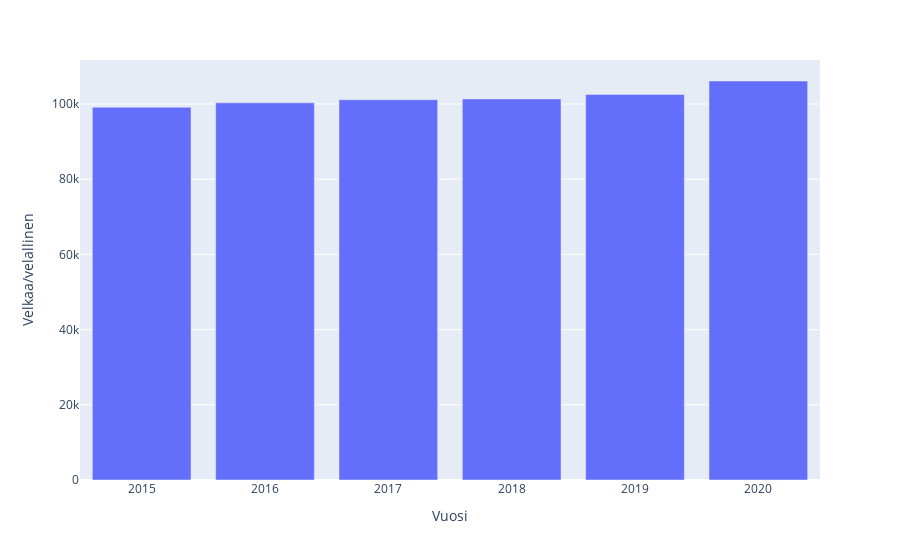

The code cell stored with this chart in its notebook:
### Code cell
fig4 = px.bar(as_velat_asuntokunta, x="Vuosi", y="Velkaa/velallinen")

fig4.show()

### Figure 1 — Plotly figure (JSON) as saved in the notebook; plotly's stock layout.template omitted (floating-point values rounded to 4 significant figures)
{"data": [{"alignmentgroup": "True", "hovertemplate": "Vuosi=%{x}<br>Velkaa/velallinen=%{y}<extra></extra>", "legendgroup": "", "marker": {"color": "#636efa", "pattern": {"shape": ""}}, "name": "", "offsetgroup": "", "orientation": "v", "showlegend": false, "textposition": "auto", "type": "bar", "x": [2015, 2016, 2017, 2018, 2019, 2020], "xaxis": "x", "y": [99150.0, 100300.0, 101100.0, 101400.0, 102600.0, 106100.0], "yaxis": "y"}], "layout": {"barmode": "relative", "legend": {"tracegroupgap": 0}, "margin": {"t": 60}, "xaxis": {"anchor": "y", "domain": [0, 1], "title": {"text": "Vuosi"}}, "yaxis": {"anchor": "x", "domain": [0, 1], "title": {"text": "Velkaa/velallinen"}}}}
